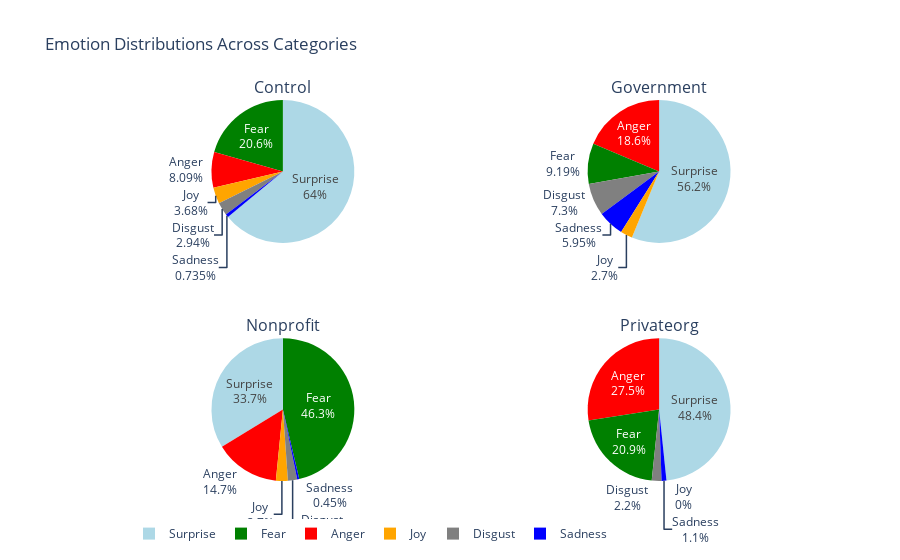

Write notebook code for a chart like this one.
### Code cell
import plotly.graph_objects as go
from plotly.subplots import make_subplots
import pandas as pd

emotion_df.to_csv('emotionDistributionResults.csv')
# Define emotions and color map
emotion_labels = ['joy', 'sadness', 'anger', 'fear', 'surprise', 'disgust']
color_map = {
    'joy': 'orange',
    'sadness': 'blue',
    'anger': 'red',
    'fear': 'green',
    'surprise': 'lightblue',
    'disgust': 'grey'
}
standard_colors = [color_map[label] for label in emotion_labels]

# Create 2x2 subplot grid
num_charts = len(emotion_df.index)
rows = 2
cols = 2

fig = make_subplots(
    rows=rows, cols=cols,
    specs=[[{'type':'domain'}]*cols]*rows,
    subplot_titles=[cat.capitalize() for cat in emotion_df.index]
)

# Add pie charts to subplots
for i, category in enumerate(emotion_df.index):
    row = i // cols + 1
    col = i % cols + 1
    values = emotion_df.loc[category]
    labels = [label.capitalize() for label in emotion_labels]

    fig.add_trace(go.Pie(
        labels=labels,
        values=values,
        name=category.capitalize(),
        marker=dict(colors=standard_colors),
        textinfo='label+percent',
        hoverinfo='label+percent',
        showlegend=(i == 0)  # show legend only once
    ), row=row, col=col)

# Update layout with shared legend
fig.update_layout(
    title_text="Emotion Distributions Across Categories",
    legend=dict(orientation="h", y=-0.1),
    margin=dict(t=100, b=50, l=50, r=50)
)

fig.show()
fig.write_html("emotionPlot.html")

### Figure 1 — Plotly figure (JSON) as saved in the notebook; plotly's stock layout.template omitted (floating-point values rounded to 4 significant figures)
{"data": [{"domain": {"x": [0, 0.45], "y": [0.625, 1]}, "hoverinfo": "label+percent", "labels": ["Joy", "Sadness", "Anger", "Fear", "Surprise", "Disgust"], "marker": {"colors": ["orange", "blue", "red", "green", "lightblue", "grey"]}, "name": "Control", "showlegend": true, "textinfo": "label+percent", "type": "pie", "values": [3.65, 0.7299, 8.029, 20.44, 63.5, 2.92]}, {"domain": {"x": [0.55, 1], "y": [0.625, 1]}, "hoverinfo": "label+percent", "labels": ["Joy", "Sadness", "Anger", "Fear", "Surprise", "Disgust"], "marker": {"colors": ["orange", "blue", "red", "green", "lightblue", "grey"]}, "name": "Government", "showlegend": false, "textinfo": "label+percent", "type": "pie", "values": [2.681, 5.898, 18.5, 9.115, 55.76, 7.239]}, {"domain": {"x": [0, 0.45], "y": [0, 0.375]}, "hoverinfo": "label+percent", "labels": ["Joy", "Sadness", "Anger", "Fear", "Surprise", "Disgust"], "marker": {"colors": ["orange", "blue", "red", "green", "lightblue", "grey"]}, "name": "Nonprofit", "showlegend": false, "textinfo": "label+percent", "type": "pie", "values": [2.651, 0.4418, 14.43, 45.51, 33.14, 2.062]}, {"domain": {"x": [0.55, 1], "y": [0, 0.375]}, "hoverinfo": "label+percent", "labels": ["Joy", "Sadness", "Anger", "Fear", "Surprise", "Disgust"], "marker": {"colors": ["orange", "blue", "red", "green", "lightblue", "grey"]}, "name": "Privateorg", "showlegend": false, "textinfo": "label+percent", "type": "pie", "values": [0, 1.099, 27.47, 20.88, 48.35, 2.198]}], "layout": {"annotations": [{"font": {"size": 16}, "showarrow": false, "text": "Control", "x": 0.225, "xanchor": "center", "xref": "paper", "y": 1, "yanchor": "bottom", "yref": "paper"}, {"font": {"size": 16}, "showarrow": false, "text": "Government", "x": 0.775, "xanchor": "center", "xref": "paper", "y": 1, "yanchor": "bottom", "yref": "paper"}, {"font": {"size": 16}, "showarrow": false, "text": "Nonprofit", "x": 0.225, "xanchor": "center", "xref": "paper", "y": 0.375, "yanchor": "bottom", "yref": "paper"}, {"font": {"size": 16}, "showarrow": false, "text": "Privateorg", "x": 0.775, "xanchor": "center", "xref": "paper", "y": 0.375, "yanchor": "bottom", "yref": "paper"}], "legend": {"orientation": "h", "y": -0.1}, "margin": {"b": 50, "l": 50, "r": 50, "t": 100}, "title": {"text": "Emotion Distributions Across Categories"}}}
